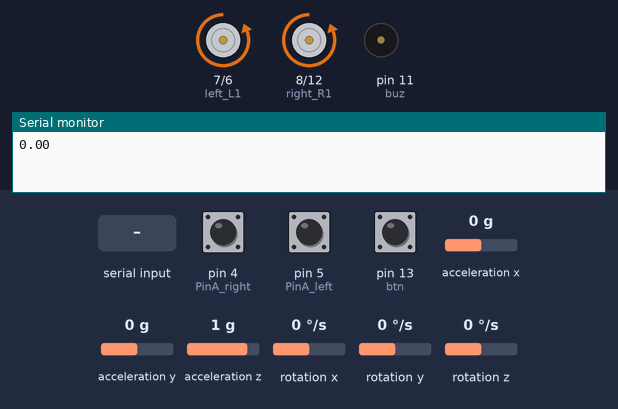
A sketch run on a simulated Arduino Uno, built with avr-gcc and run on an emulated ATmega328P. On the bench: motor-driver pin pairs drawn as motors (green arrow = first pin HIGH = forward, orange = second pin HIGH = backward, longer = more drive, scaled by the enable pin), buzzer (waves = sounding), the last lines printed to the serial monitor. The inputs (shaded band) are chosen by the test bench; at power-on: acceleration y 0 g, pin 13 (btn) HIGH, pin 4 (PinA_right) LOW, pin 5 (PinA_left) LOW, acceleration x 0 g, acceleration z 1 g, rotation x 0 °/s, rotation y 0 °/s, rotation z 0 °/s.

Above: at 2.7 s.
2.8 s: acceleration y set to -0.8 g
At 4.2 s:
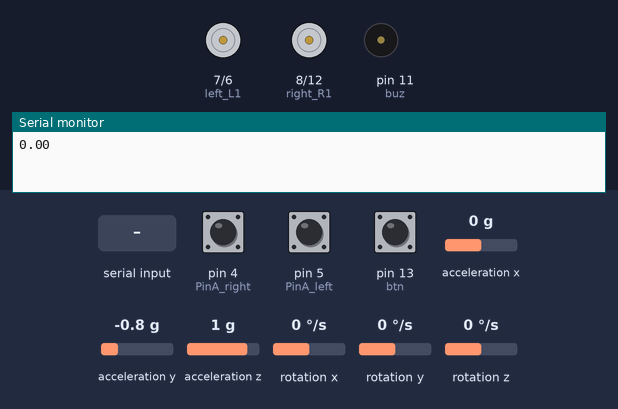
5.8 s: pin 13 (btn) pulled LOW for 0.15 s
At 8.0 s:
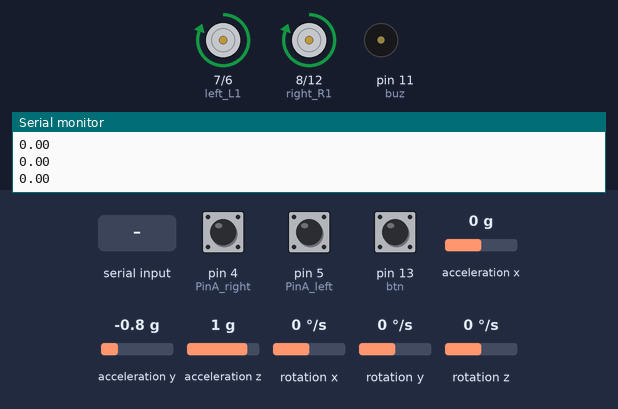
8.3 s: acceleration y set to 0 g
At 11.1 s:
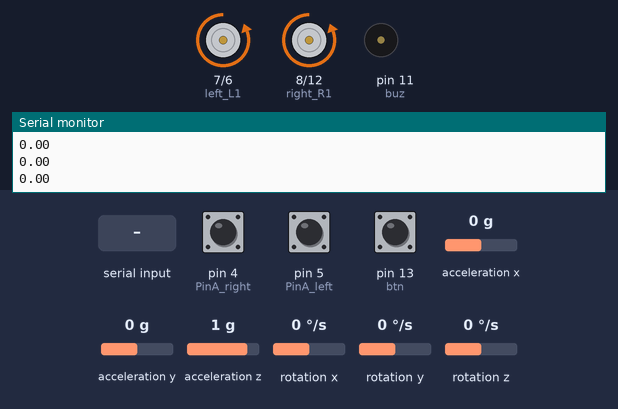
11.3 s: "N" received over Serial
At 11.61 s:
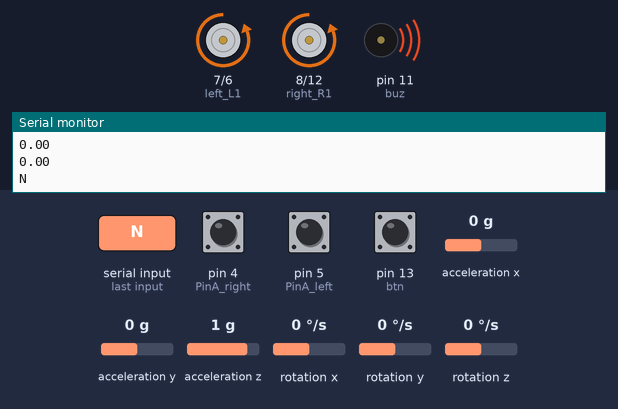
14.3 s: "L" received over Serial
17.3 s: "F" received over Serial
Timing chart, 0 to 29.1 s (numbered marks = the images above; inputs shaded):
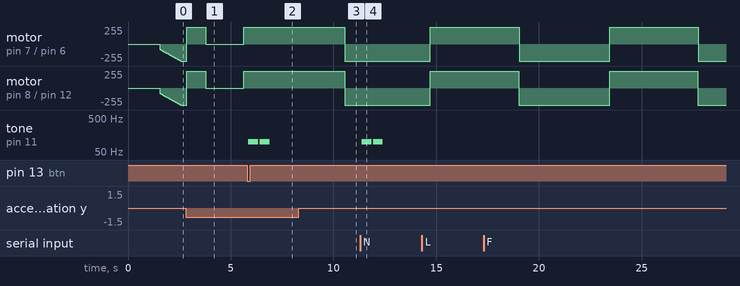

Measured:
- after the input at 2.8 s, motor on pin 7 (left_L1) / pin 6 (left_L2), motor on pin 8 (right_R1) / pin 12 (right_R2): backward 255/255 → forward 255/255 after 0.07 s, → stopped 0.91 s later, → forward 255/255 1.9 s later
- after the input at 5.8 s, motor on pin 7 (left_L1) / pin 6 (left_L2), motor on pin 8 (right_R1) / pin 12 (right_R2): stays forward 255/255 (without the input it goes to backward 255/255 after 1.4 s); tone on pin 11 (buz): alternates 100 Hz for 0.48 s and silent for 0.07 s, 4 changes in all, then stays silent, starting after 0.06 s
- after the input at 8.3 s, motor on pin 7 (left_L1) / pin 6 (left_L2), motor on pin 8 (right_R1) / pin 12 (right_R2): forward 255/255 → backward 255/255 after 2.2 s
- after the input at 11.3 s, tone on pin 11 (buz): alternates 100 Hz for 0.48 s and silent for 0.07 s, 4 changes in all, then stays silent, starting after 0.07 s

The sketch:

Self_balancing_complete.ino
```cpp
#include <PinChangeInterrupt.h>
#include <PinChangeInterruptBoards.h>
#include <PinChangeInterruptPins.h>
#include <PinChangeInterruptSettings.h>

#include <MsTimer2.h>        //Internal timer2
//#include <PinChangeInt.h>    //This library file can make all pins on the REV4 board as external interrupts.  Define three-axis acceleration, three-axis gyroscope variables
#include <MPU6050.h>      //MPU6050 Library
#include <Wire.h>        //IIC communication library

MPU6050 mpu6050;     // Instantiate an MPU6050 object; name mpu6050
int16_t ax, ay, az, gx, gy, gz;     //Define three-axis acceleration, three-axis gyroscope variables

//TB6612 pins definition
const int right_R1=8;
const int right_R2=12;
const int PWM_R=10;
const int left_L1=7;
const int left_L2=6;
const int PWM_L=9;

const int trig = 3;
const int echo = 2;
const int buz = 11;
const int btn = 13;
int distance;
long duration;

///////////////////////angle parameters//////////////////////////////
float angle_X; // calculate the inclined angle varia`                                                                     `ble of X-axis by accelerometer
float angle_Y; //calculate the inclined angle variable of Y-axis by accelerometer
float angle0 = -1; //mechanical balance angle (ideally 0 degrees)
float Gyro_x,Gyro_y,Gyro_z;  //Angular angular velocity by gyroscope calculation
///////////////////////angle parameter//////////////////////////////

///////////////////////Kalman_Filter////////////////////////////
float Q_angle = 0.001;  //Covariance of gyroscope noise
float Q_gyro = 0.003;    // Covariance of gyroscope drift noise
float R_angle = 0.5;    //Covariance of accelerometer
char C_0 = 1;
float dt = 0.005; //The value of dt is the filter sampling time
float K1 = 0.05; // a function containing the Kalman gain is used to calculate the deviation of the optimal estimate
float K_0,K_1,t_0,t_1;
float angle_err;
float q_bias;    //gyroscope drift
float accumulatedAngle;

float accelz = 0;
float angle;
float angleY_one;
float angle_speed;

float Pdot[4] = { 0, 0, 0, 0};
float P[2][2] = {{ 1, 0 }, { 0, 1 }};
float  PCt_0, PCt_1, E;
//////////////////////Kalman_Filter/////////////////////////

//////////////////////PID parameter///////////////////////////////
double kp = 75, ki = 170, kd = 1.5;                   //angle loop parameter
double kp_speed = 2.56, ki_speed = 0.172, kd_speed = 0;   // speed loop parameter
double kp_turn = 24, ki_turn = 0, kd_turn = 0.08;                 // steering loop parameter
double setp0 = 0; //angle balance point
int PD_pwm;  //angle output
float pwm1=0,pwm2=0;
float integral =0;


//////////////////interrupt speed count/////////////////////////////
#define PinA_left 5  //external interrupt
#define PinA_right 4   //external interrupt
volatile long count_right = 0;//Used to calculate the pulse value calculated by the Hall encoder (the volatile long type is to ensure the value is valid)
volatile long count_left = 0;
int speedcc = 0;
//////////////////////pulse count/////////////////////////
int lz = 0;
int rz = 0;
int rpluse = 0;
int lpluse = 0;
int pulseright,pulseleft;
////////////////////////////////PI variable parameter//////////////////////////
float speeds_filterold=0;
float positions=0;
int flag1;
double PI_pwm;
int cc;
int speedout;
float speeds_filter;

//////////////////////////////turning PD///////////////////
int turnmax,turnmin,turnout;
float Turn_pwm = 0;
int zz=0;
int turncc=0;

//Bluetooth//
int front = 0;//forward variable
int back = 0;//backward
int left = 0;//turn left
int right = 0;//turn right
char val;

int i,button;
bool reset = 0;
int tyme,t;
bool donutmode,clock;

void setup()
{
  //set the motor control pins to OUTPUT
  pinMode(right_R1,OUTPUT);
  pinMode(right_R2,OUTPUT);
  pinMode(left_L1,OUTPUT);
  pinMode(left_L2,OUTPUT);
  pinMode(PWM_R,OUTPUT);
  pinMode(PWM_L,OUTPUT);
  pinMode(trig,OUTPUT);
  pinMode(echo,INPUT);

  //assign the initial state value
  digitalWrite(right_R1,1);
  digitalWrite(right_R2,0);
  digitalWrite(left_L1,0);
  digitalWrite(left_L2,1);
  analogWrite(PWM_R,0);
  analogWrite(PWM_L,0);

  pinMode(PinA_left, INPUT);  //speed encoder input
  pinMode(PinA_right, INPUT);

  pinMode(btn,INPUT);
  pinMode(buz,OUTPUT);

  // join I2C bus
  Wire.begin();                            //join I2C bus sequence
  Serial.begin(9600);                       //open the serial monitor and set the baud rate to 9600
  delay(1500);
  mpu6050.initialize();                       //initialize MPU6050
  delay(2);

  //5ms; use timer2 to set the timer interrupt (note: using timer2 may affects the PWM output of pin3 pin11)
  MsTimer2::set(5, DSzhongduan);    //5ms; execute the function DSzhongduan once
  MsTimer2::start();    //start interrupt
}

 //buzzer
void buzzer()
{
    for(int i=0;i<50;i++)
    {
    digitalWrite(buz,HIGH);
    delay(1);
    digitalWrite(buz,LOW);
    delay(1);
    }
    delay(50);
    for(int i=0;i<50;i++)
    {
    digitalWrite(buz,HIGH);
    delay(1);
    digitalWrite(buz,LOW);
    delay(1);
    }
}

void loop()
{
  // Serial.println(angle0);
  fullrotation();
  Serial.println(accumulatedAngle);
  //Serial.print("accely= ");
  //Serial.println(angle);
  //Serial.println(mpu6050./131);
  // delay(1);
  // Serial.println(PD_pwm);
  // Serial.println(pwm1);
  // Serial.println(pwm2);
  // Serial.print("pulseright = ");
  // Serial.println(pulseright);
  // Serial.print("pulseleft = ");
  // Serial.println(pulseleft);
  // Serial.println(PI_pwm);
  // Serial.println(speeds_filter);
  // Serial.println (positions);
  // Serial.println(Turn_pwm);
  // Serial.println(Gyro_z);
  // Serial.println(Turn_pwm);
  if(donutmode){
    if(accumulatedAngle>180){
    if(clock){clock=false;}else{clock=true;}
    if(clock){
      Serial.print(t);
      left =1;
      right =0;
    }else{
      right = 1;
      left=0;
    }accumulatedAngle=0;
  }}
    if(Serial.available())
  //Serial.println("F");
  {
    val = Serial.read();      //assign the value read from the serial port to val
    Serial.println(val);
    //donutmode =0;
    switch(val)             //switch statementbv
    {
      case 'F': front=200; break; //if val equals F，front=250，car will move forward
      case 'B': back=-200; break;       //go back
      case 'L': left=1; break;    //turn left`
      case 'R': right=1; break;                         //turn right
      case 'S': front=0,back=0,left=0,right=0;break;    //stop
      case 'D': Serial.print(angle);break;
      case 'N':buzzer(); break;
      case 'T':{ reset=1;i=0;}; break;
      case 'M':{if(donutmode){donutmode = false;}else{donutmode=true;}} break;
    }
  }

  while(i<1)
  {
    button = digitalRead(btn);
    if(button == 0|| reset)
    {
      angle0=-angle;
      //Serial.println(angle0);
      reset=0;
      buzzer();
      delay(250);
      //donutmode=true;
      i++;
    }
  }


  //external interrupt; used to calculate the wheel speed
  attachPinChangeInterrupt(PinA_left, Code_left, CHANGE);          //PinA_left Level change triggers the external interrupt; execute the subfunction Code_left
  attachPinChangeInterrupt(PinA_right, Code_right, CHANGE);       //PinA_right Level change triggers the external interrupt; execute the subfunction Code_right
}

/////////////////////Hall count/////////////////////////
//left speed encoder count
void Code_left()
{
  count_left ++;
}
//right speed encoder count
void Code_right()
{
  count_right ++;
}
////////////////////pulse count///////////////////////
void countpluse()
{
  lz = count_left;     //assign the value counted by encoder to lz
  rz = count_right;

  count_left = 0;     //Clear count quantity
  count_right = 0;

  lpluse = lz;
  rpluse = rz;

  if ((pwm1 < 0) && (pwm2 < 0))                     //judge the car’s moving direction; if backward (PWM namely motor voltage is negative), pulse is a negative number.
  {
    rpluse = -rpluse;
    lpluse = -lpluse;
  }
  else if ((pwm1 > 0) && (pwm2 > 0))                 //if backward (PWM namely motor voltage is positive), pulse is a positive number.
  {
    rpluse = rpluse;
    lpluse = lpluse;
  }
  else if ((pwm1 < 0) && (pwm2 > 0))                 //judge the car’s moving direction; if turn left, right pulse is a positive number; left pulse is a negative number.
  {
    rpluse = rpluse;
    lpluse = -lpluse;
  }
  else if ((pwm1 > 0) && (pwm2 < 0))               //judge the car’s moving direction; if turn right, right pulse is a negative number; left pulse is a positive number.
  {
    rpluse = -rpluse;
    lpluse = lpluse;
  }

  // enter interrupt per 5ms，pulse number plus
  pulseright += rpluse;
  pulseleft += lpluse;
}

/////////////////////////////////interrupt ////////////////////////////
void DSzhongduan()
{
  sei();  //allow overall interrupt
  countpluse();        //pulse plus subfunction
  mpu6050.getMotion6(&ax, &ay, &az, &gx, &gy, &gz);     //IIC to get MPU6050 six-axis data  ax ay az gx gy gz
  angle_calculate(ax, ay, az, gx, gy, gz, dt, Q_angle, Q_gyro, R_angle, C_0, K1);      //get angle and Kalmam filtering
  PD();         //angle loop PD control
  anglePWM();

  cc++;
  if(cc>=8)     //5*8=40，enter PI algorithm of speed per 40ms
  {
    speedpiout();
    cc=0;  //Clear
  }
  turncc++;
  if(turncc>4)       //20ms; enter PD algorithm of steering
  {
    turnspin();
    turncc=0;     //Clear
  }
}
///////////////////////////////////////////////////////////

/////////////////////////////tilt calculation///////////////////////
void angle_calculate(int16_t ax,int16_t ay,int16_t az,int16_t gx,int16_t gy,int16_t gz,float dt,float Q_angle,float Q_gyro,float R_angle,float C_0,float K1)
{
  float Angle = -atan2(ay , az) * (180/ PI);           //Radial rotation angle calculation formula ; negative sign is direction processing
  Gyro_x = -gx / 131;              //The X-axis angular velocity calculated by the gyroscope;  the negative sign is the direction processing
  Kalman_Filter(Angle, Gyro_x);            //Kalman Filter
  //rotating angle Z-axis parameter
  Gyro_z = -gz / 131;                      //angle speed of Z-axis
  //accelz = az / 1604;

  float angleAx = -atan2(ax, az) * (180 / PI); //calculate the inclined angle with x-axis
  Gyro_y = -gy / 131.00; //angle speed of Y-axis
  Yiorderfilter(angleAx, Gyro_y); //first-order filtering
}
////////////////////////////////////////////////////////////////

///////////////////////////////KalmanFilter/////////////////////
void Kalman_Filter(double angle_m, double gyro_m)
{
  angle += (gyro_m - q_bias) * dt;          //prior estimate
  angle_err = angle_m - angle;

  Pdot[0] = Q_angle - P[0][1] - P[1][0];    //The differential of the covariance of the prior estimate error
  Pdot[1] = - P[1][1];
  Pdot[2] = - P[1][1];
  Pdot[3] = Q_gyro;

  P[0][0] += Pdot[0] * dt;    //The integral of the covariance differential of the prior estimate error
  P[0][1] += Pdot[1] * dt;
  P[1][0] += Pdot[2] * dt;
  P[1][1] += Pdot[3] * dt;

  //Intermediate variables in matrix multiplication
  PCt_0 = C_0 * P[0][0];
  PCt_1 = C_0 * P[1][0];
  //denominator
  E = R_angle + C_0 * PCt_0;
  //gain value
  K_0 = PCt_0 / E;
  K_1 = PCt_1 / E;

  t_0 = PCt_0;  //Intermediate variables in matrix multiplication
  t_1 = C_0 * P[0][1];

  P[0][0] -= K_0 * t_0;    //Posterior estimation error covariance
  P[0][1] -= K_0 * t_1;
  P[1][0] -= K_1 * t_0;
  P[1][1] -= K_1 * t_1;

  q_bias += K_1 * angle_err;    //Posterior estimate
  angle_speed = gyro_m - q_bias;   //The differential of the output value gives the optimal angular velocity
  angle += K_0 * angle_err; ////Posterior estimation; get the optimal angle
}

/////////////////////first-order filter/////////////////
void Yiorderfilter(float angle_m, float gyro_m)
{
  angleY_one = K1 * angle_m + (1 - K1) * (angleY_one + gyro_m * dt);
}

//////////////////angle PD////////////////////
void PD()
{
  float error = angle+angle0;
  integral +=error*dt;

  PD_pwm = kp * (error) + kd * angle_speed + ki * integral; //PD angle loop control
}

//////////////////speed PI////////////////////
void speedpiout()
{
  float speeds = (pulseleft + pulseright) * 1.0;      //speed  pulse value
  pulseright = pulseleft = 0;      //clear
  speeds_filterold *= 0.7;         //first-order complementary filtering
  speeds_filter = speeds_filterold + speeds * 0.3;
  speeds_filterold = speeds_filter;
  positions += speeds_filter;
  positions += front;             //Forward control fusion
  positions += back;              //backward control fusion
  positions = constrain(positions, -3550,3550);    //Anti-integral saturation
  PI_pwm = ki_speed * (setp0 - positions) + kp_speed * (setp0 - speeds_filter);      //speed loop control PI
}
//////////////////speed PI////////////////////

///////////////////////////turning/////////////////////////////////
void turnspin()
{
  int flag = 0;      //
  float turnspeed = 0;
  float rotationratio = 0;

  if (left == 1 || right == 1)
  {
    if (flag == 0)                             //judge the speed before rotate, to increase the flexibility
    {
      turnspeed = ( pulseright + pulseleft);                      //current speed ; express in pulse
      flag=1;
    }
    if (turnspeed < 0)                                 //speed absolute value
    {
      turnspeed = -turnspeed;
    }
    if(left==1||right==1)         //if press left key or right key
    {
     turnmax=3;          //max turning value
     turnmin=-3;         //min turning value
    }
    rotationratio = 5 / turnspeed;          //speed setting value
    if (rotationratio < 0.5)
    {
      rotationratio = 0.5;
    }

    if (rotationratio > 5)
    {
      rotationratio = 5;
    }
  }
  else
  {
    rotationratio = 0.5;
    flag = 0;
    turnspeed = 0;
  }
  if (left ==1)//plus according to direction parameter
  {
    turnout += rotationratio;
  }
  else if (right == 1 )//plus according to direction parameter
  {
    turnout -= rotationratio;
  }
  else turnout = 0;
  if (turnout > turnmax)   turnout = turnmax;//max value of amplitude
  if (turnout < turnmin)   turnout = turnmin;//min value of amplitude

  Turn_pwm = -turnout * kp_turn - Gyro_z * kd_turn;//turning PD algorithm control
}
///////////////////////////turning/////////////////////////////////

////////////////////////////PWM end value/////////////////////////////
void anglePWM()
{
  pwm2=-PD_pwm - PI_pwm + Turn_pwm;           //assign the end value of PWM to motor
  pwm1=-PD_pwm - PI_pwm - Turn_pwm;

  if(pwm1>255)             //limit PWM value not greater than255
  {
    pwm1=255;
  }
  if(pwm1<-255)
  {
    pwm1=-255;
  }
  if(pwm2>255)
  {
    pwm2=255;
  }
  if(pwm2<-255)
  {
    pwm2=-255;
  }

  if(angle>45 || angle<-45)      //if tilt angle is greater than 45°，motor will stop
  {
    pwm1=pwm2=front=back=0;

  }

   if(pwm2>=0)         //determine the motor steering and speed by negative and positive of PWM
  {
    digitalWrite(left_L1,LOW);
    digitalWrite(left_L2,HIGH);
    analogWrite(PWM_L,pwm2);
  }
  else
  {
    digitalWrite(left_L1,HIGH);
    digitalWrite(left_L2,LOW);
    analogWrite(PWM_L,-pwm2);
  }

  if(pwm1>=0)
  {
    digitalWrite(right_R1,LOW);
    digitalWrite(right_R2,HIGH);
    analogWrite(PWM_R,pwm1);
  }
  else
  {
    digitalWrite(right_R1,HIGH);
    digitalWrite(right_R2,LOW);
    analogWrite(PWM_R,-pwm1);
  }
}
void fullrotation(){
  int16_t ggx, ggy, ggz;
  mpu6050.getRotation(&ggx, &ggy, &ggz);

  // Convert raw data to degrees per second
  float gyroX = ggx / 131.0;
  float gyroY = ggy / 131.0;
  float gyroZ = ggz / 131.0;

  // Integrate angular velocity to get angle change
  float deltaX = gyroX * dt;
  float deltaY = gyroY * dt;
  float deltaZ = gyroZ * dt;

  // Accumulate the angles
  accumulatedAngle += deltaZ; // Change this line depending on the axis you want to track

  // Detect full rotation
  if (accumulatedAngle >= 360.0) {
    Serial.println("Full rotation detected!");
    // Reset accumulated angle
    accumulatedAngle = 0.0;
  }
}
```
